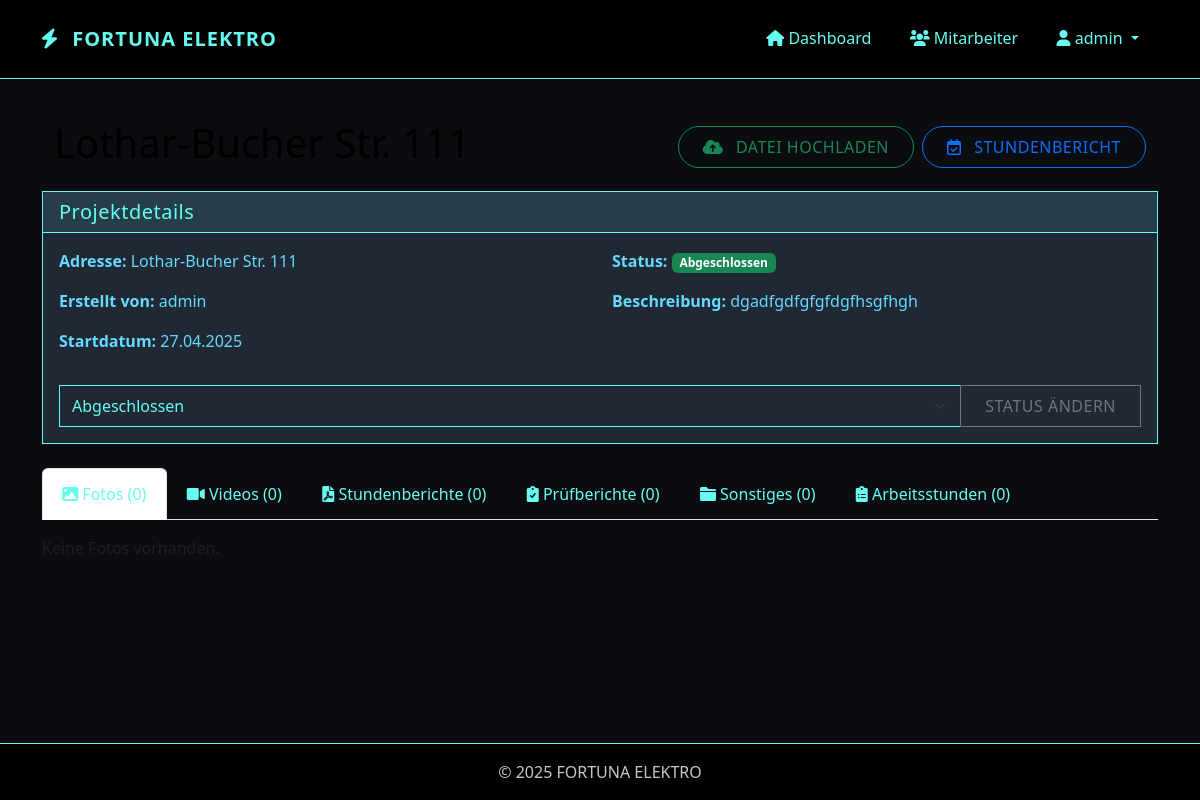
/project/1 (signed in), run on an earlier commit of the app's database.
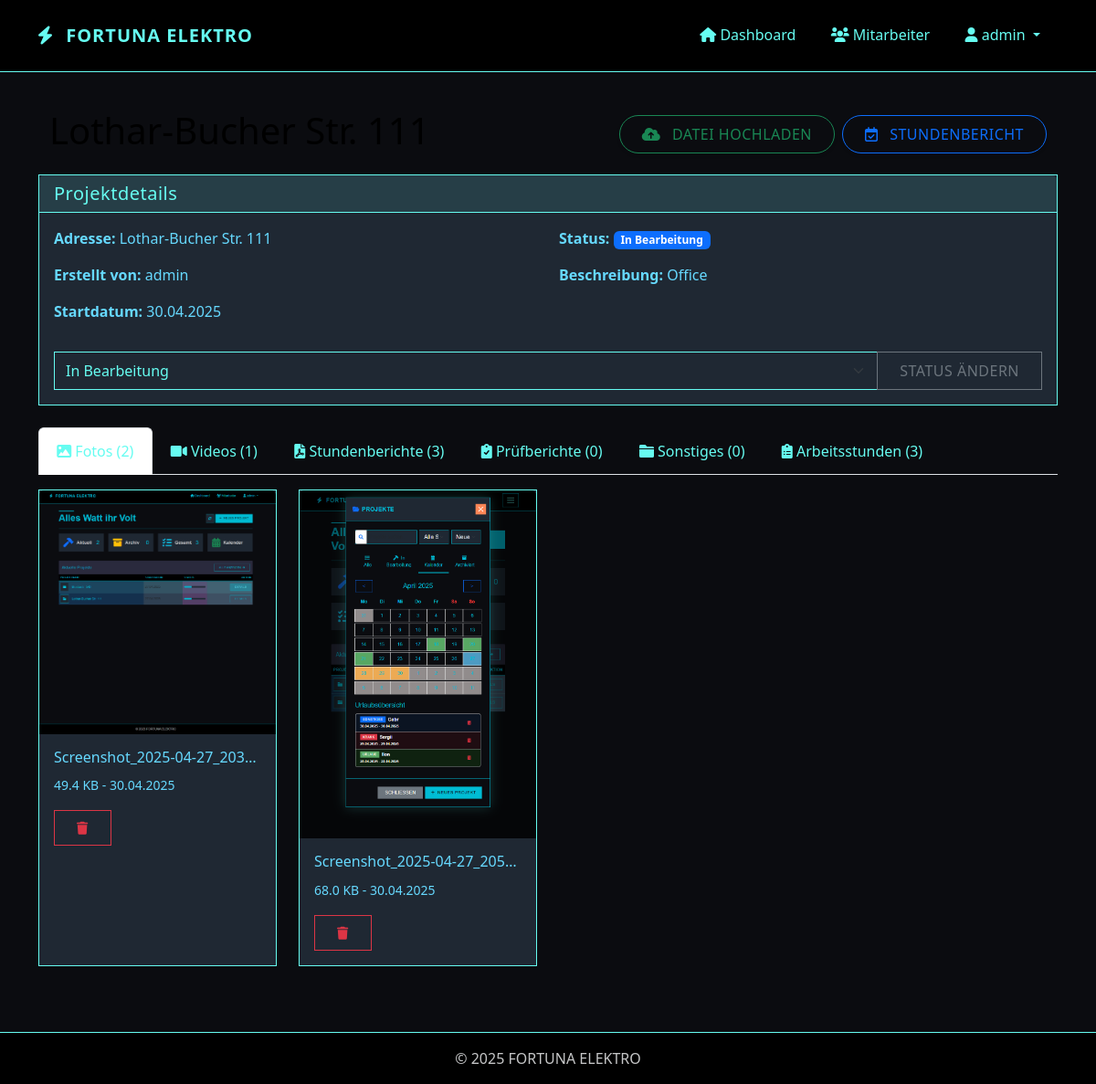
And on a later commit of the database.
### app/models/user.py (models this page shows, shortened)
class User(UserMixin, db.Model):
    id = db.Column(db.Integer, primary_key=True)
    username = db.Column(db.String(64), unique=True, nullable=False)
    password_hash = db.Column(db.String(128), nullable=False)
    role = db.Column(db.String(20), nullable=False, default='installateur')  # 'admin' oder 'installateur'
    is_active = db.Column(db.Boolean, default=True)
    created_at = db.Column(db.DateTime, default=datetime.utcnow)
    projects = db.relationship('Project', backref='creator', lazy='dynamic')
    files = db.relationship('File', backref='uploader', lazy='dynamic')
    timesheets = db.relationship('Timesheet', backref='employee', lazy='dynamic')
    def is_admin(self):
        return self.role == 'admin'

### app/models/project.py (models this page shows, shortened)
class Project(db.Model):
    id = db.Column(db.Integer, primary_key=True)
    name = db.Column(db.String(128), nullable=False)  # Adresse als Projektname
    description = db.Column(db.Text)
    start_date = db.Column(db.DateTime, default=datetime.utcnow)
    end_date = db.Column(db.DateTime)
    status = db.Column(db.String(20), default='in_bearbeitung')  # 'in_bearbeitung', 'abgeschlossen', 'archiviert'
    creator_id = db.Column(db.Integer, db.ForeignKey('user.id'), nullable=False)
    files = db.relationship('File', backref='project', lazy='dynamic', cascade='all, delete-orphan')
    timesheets = db.relationship('Timesheet', backref='project', lazy='dynamic', cascade='all, delete-orphan')

### app/models/file.py (models this page shows, shortened)
class File(db.Model):
    id = db.Column(db.Integer, primary_key=True)
    filename = db.Column(db.String(128), nullable=False)
    original_filename = db.Column(db.String(128), nullable=False)
    file_type = db.Column(db.String(20), nullable=False)  # 'foto', 'video', 'stundenbericht', 'pruefbericht', 'sonstiges'
    file_path = db.Column(db.String(256), nullable=False)
    file_size = db.Column(db.Integer, nullable=False)
    upload_date = db.Column(db.DateTime, default=datetime.utcnow)
    project_id = db.Column(db.Integer, db.ForeignKey('project.id'), nullable=False)
    uploader_id = db.Column(db.Integer, db.ForeignKey('user.id'), nullable=False)

### app/routes/projects.py (the view)
@projects.route('/project/<int:project_id>')
@login_required
def view_project(project_id):
    project = Project.query.get_or_404(project_id)
    photos = project.files.filter_by(file_type='foto').all()
    videos = project.files.filter_by(file_type='video').all()
    timesheets = project.files.filter_by(file_type='stundenbericht').all()
    reports = project.files.filter_by(file_type='pruefbericht').all()
    other_files = project.files.filter_by(file_type='sonstiges').all()
    timesheets_data = project.timesheets.order_by(Timesheet.date.desc()).all()
    status_form = ProjectStatusForm()
    status_form.status.data = project.status
    return render_template(
        'projects/view.html',
        title=project.name,
        project=project,
        photos=photos,
        videos=videos,
        timesheets=timesheets,
        reports=reports,
        other_files=other_files,
        timesheets_data=timesheets_data,
        status_form=status_form
    )

### app/routes/projects.py
class ProjectStatusForm(FlaskForm):
    status = SelectField('Status', choices=[
        ('in_bearbeitung', 'In Bearbeitung'),
        ('abgeschlossen', 'Abgeschlossen'),
        ('archiviert', 'Archiviert')
    ], validators=[DataRequired()])
    submit = SubmitField('Status aktualisieren')

### app/models/user.py (called while the page is built)
@login_manager.user_loader
def load_user(id):
    return User.query.get(int(id))

### app/templates/projects/view.html (shortened to what this page needs)
{% extends "base.html" %}
{% block content %}
<div class="container-fluid py-3">
  <div class="row align-items-center">
    <div class="col-12 col-md-6 mb-3 mb-md-0">
      <h1>{{ project.name }}</h1>
    </div>
    <div class="col-12 col-md-6">
      <div class="d-flex flex-column flex-sm-row gap-2 justify-content-start justify-content-md-end">
        <a href="{{ url_for('files.upload_file', project_id=project.id) }}" class="btn btn-outline-success rounded-pill shadow-sm px-4 py-2">
          <i class="fas fa-cloud-upload-alt me-2"></i>
          <span>Datei hochladen</span>
        </a>
        <a href="{{ url_for('timesheets.new_timesheet', project_id=project.id) }}" class="btn btn-outline-primary rounded-pill shadow-sm px-4 py-2">
          <i class="far fa-calendar-check me-2"></i>
          <span>Stundenbericht</span>
        </a>
      </div>
    </div>
  </div>
</div>
<div class="card mb-4 shadow-sm">
    <div class="card-header">
        <h5 class="mb-0">Projektdetails</h5>
    </div>
    <div class="card-body">
        <div class="row">
            <div class="col-md-6">
                <p><strong>Adresse:</strong> {{ project.name }}</p>
                <p><strong>Erstellt von:</strong> {{ project.creator.username }}</p>
                <p><strong>Startdatum:</strong> {{ project.start_date.strftime('%d.%m.%Y') }}</p>
            </div>
            <div class="col-md-6">
                <p><strong>Status:</strong>
                    {% if project.status == 'in_bearbeitung' %}
                        <span class="badge bg-primary">In Bearbeitung</span>
                    {% elif project.status == 'abgeschlossen' %}
                        <span class="badge bg-success">Abgeschlossen</span>
                    {% elif project.status == 'archiviert' %}
                        <span class="badge bg-secondary">Archiviert</span>
                    {% endif %}
                </p>
                <p><strong>Beschreibung:</strong> {{ project.description or 'Keine Beschreibung' }}</p>
            </div>
        </div>
        <div class="mt-3">
            <form method="POST" action="{{ url_for('projects.update_status', project_id=project.id) }}">
                <div class="input-group">
                    {{ status_form.status(class="form-select") }}
                    <button type="submit" class="btn btn-outline-secondary">Status ändern</button>
                </div>
            </form>
        </div>
    </div>
</div>
<ul class="nav nav-tabs mb-3" id="projectTabs" role="tablist">
    <li class="nav-item" role="presentation">
        <button class="nav-link active" id="photos-tab" data-bs-toggle="tab" data-bs-target="#photos" type="button" role="tab">
            <i class="fas fa-image"></i> Fotos ({{ photos|length }})
        </button>
    </li>
    <li class="nav-item" role="presentation">
        <button class="nav-link" id="videos-tab" data-bs-toggle="tab" data-bs-target="#videos" type="button" role="tab">
            <i class="fas fa-video"></i> Videos ({{ videos|length }})
        </button>
    </li>
    <li class="nav-item" role="presentation">
        <button class="nav-link" id="timesheets-tab" data-bs-toggle="tab" data-bs-target="#timesheets" type="button" role="tab">
            <i class="fas fa-file-pdf"></i> Stundenberichte ({{ timesheets|length }})
        </button>
    </li>
    <li class="nav-item" role="presentation">
        <button class="nav-link" id="reports-tab" data-bs-toggle="tab" data-bs-target="#reports" type="button" role="tab">
            <i class="fas fa-clipboard-check"></i> Prüfberichte ({{ reports|length }})
        </button>
    </li>
    <li class="nav-item" role="presentation">
        <button class="nav-link" id="other-tab" data-bs-toggle="tab" data-bs-target="#other" type="button" role="tab">
            <i class="fas fa-folder"></i> Sonstiges ({{ other_files|length }})
        </button>
    </li>
    <li class="nav-item" role="presentation">
        <button class="nav-link" id="timesheet-data-tab" data-bs-toggle="tab" data-bs-target="#timesheet-data" type="button" role="tab">
            <i class="fas fa-clipboard-list"></i> Arbeitsstunden ({{ timesheets|length }})
        </button>
    </li>
</ul>
<div class="tab-content" id="projectTabsContent">
    <div class="tab-pane fade show active" id="photos" role="tabpanel">
        <div class="row">
            {% if photos %}
                {% for file in photos %}
                    <div class="col-md-4 col-lg-3 mb-4">
                        <div class="card h-100">
                            <a href="{{ url_for('files.view_file', filename=file.file_path) }}" target="_blank">
                                <img src="{{ url_for('files.view_file', filename=file.file_path) }}" class="card-img-top" alt="{{ file.original_filename }}">
                            </a>
                            <div class="card-body">
                                <h6 class="card-title text-truncate">{{ file.original_filename }}</h6>
                                <p class="card-text">
                                    <small class="text-muted">
                                        {{ (file.file_size / 1024)|round(1) }} KB -
                                        {{ file.upload_date.strftime('%d.%m.%Y') }}
                                    </small>
                                </p>
                                <a href="{{ url_for('files.delete_file', file_id=file.id) }}" class="btn btn-sm btn-outline-danger" onclick="return confirm('Wirklich löschen?')">
                                    <i class="fas fa-trash"></i>
                                </a>
                            </div>
                        </div>
                    </div>
                {% endfor %}
            {% else %}
                <div class="col-12">
                    <p class="text-muted">Keine Fotos vorhanden.</p>
                </div>
            {% endif %}
        </div>
    </div>
</div>
{% endblock %}

### app/templates/base.html (shortened to what this page needs)
<!DOCTYPE html>
<html lang="de">
<head>
    <link href="https://cdn.jsdelivr.net/npm/bootstrap@5.3.0/dist/css/bootstrap.min.css" rel="stylesheet">
    <link rel="stylesheet" href="https://cdnjs.cloudflare.com/ajax/libs/font-awesome/6.0.0/css/all.min.css">
    <link rel="stylesheet" href="{{ url_for('static', filename='css/style.css') }}">
</head>
<body>
    <nav class="navbar navbar-expand-lg navbar-dark mb-4">
        <div class="container">
            <a class="navbar-brand" href="{{ url_for('dashboard.index') }}">
                <i class="fas fa-bolt"></i> FORTUNA ELEKTRO
            </a>
            <div class="collapse navbar-collapse" id="navbarNav">
                <ul class="navbar-nav ms-auto">
                    {% if current_user.is_authenticated %}
                        <li class="nav-item">
                            <a class="nav-link" href="{{ url_for('dashboard.index') }}">
                                <i class="fas fa-home"></i> Dashboard
                            </a>
                        </li>
                        {% if current_user.is_admin() %}
                            <li class="nav-item">
                                <a class="nav-link" href="{{ url_for('admin.list_users') }}">
                                    <i class="fas fa-users"></i> Mitarbeiter
                                </a>
                            </li>
                        {% endif %}
                        <li class="nav-item dropdown">
                            <a class="nav-link dropdown-toggle" href="#" role="button" data-bs-toggle="dropdown">
                                <i class="fas fa-user"></i> {{ current_user.username }}
                            </a>
                        </li>
                    {% else %}
                        <li class="nav-item">
                            <a class="nav-link" href="{{ url_for('auth.login') }}">
                                <i class="fas fa-sign-in-alt"></i> Anmelden
                            </a>
                        </li>
                    {% endif %}
                </ul>
            </div>
        </div>
    </nav>
    <div class="container mb-5">
        {% block content %}{% endblock %}
    </div>
    <footer class="footer mt-auto py-3">
        <div class="container text-center">
            <span class="text-muted">&copy; 2025 FORTUNA ELEKTRO </span>
        </div>
    </footer>
</body>
</html>

### app/templates/base.html (style rules this page uses)
:root { --primary: #0B0C10; --primary-light: #1F2833; --primary-dark: #000000; --accent: #66FCF1; --accent-light: #45A29E; --success: #45A29E; --danger: #FF3B3B; --warning: #FF8F00; --info: #66FCF1; --light-bg: #1F2833; --card-bg: #0B0C10; --text-dark: #FFFFFF; --text-muted: #C5C6C7; }
body { background-color: var(--primary); color: var(--text-white); min-height: 100vh; display: flex; flex-direction: column; }
.navbar { background-color: var(--primary-dark) !important; border-bottom: 1px solid var(--accent); padding: 0.8rem 1rem; }
.navbar-brand { color: var(--accent) !important; font-weight: 700; letter-spacing: 1px; }
.navbar-brand i { color: var(--accent); margin-right: 8px; }
.nav-link { color: var(--accent) !important; position: relative; padding: 0.8rem 1.2rem !important; border-bottom: 3px solid transparent; transition: all 0.3s ease; }
.container { flex: 1; }
.footer { background-color: var(--primary-dark) !important; border-top: 1px solid var(--accent); margin-top: auto; padding: 1rem 0; }
.footer .text-muted { color: var(--text-muted) !important; }
.form-control, .form-select { background-color: var(--primary-light); border: 1px solid var(--accent); border-radius: 0; color: var(--accent); }
.btn { border-radius: 0; padding: 0.5rem 1.5rem; transition: all 0.3s ease; text-transform: uppercase; letter-spacing: 0.5px; font-weight: 500; }
.card { background-color: var(--primary-light); border: 1px solid var(--accent); border-radius: 0; }
.card-header { background-color: rgba(102, 252, 241, 0.1); border-bottom: 1px solid var(--accent); font-weight: 600; letter-spacing: 0.5px; color: var(--accent); }
.card-body, .card-body p, .card-body label, .card-body .form-text, .card-body small { color: #66d9ff !important; }

### app/templates/projects/view.html (style rules this page uses)
.card-body, .card-body p, .card-body label, .card-body .form-text, .card-body small { color: #66d9ff !important; }

What changed in the data, as far as the page shows it:
changed Project "Lothar-Bucher Str. 111": start_date "27.04.2025" → "30.04.2025"; description "dgadfgdfgfgfdgfhsgfhgh" → "Office"; status "Abgeschlossen" → "In Bearbeitung"
now on this page (row edited): File: file_path+original_filename (picture), original_filename "Screenshot_2025-04-27_203…", (file.file_size/1024)|round(1) "49.4", upload_date "30.04.2025"
now on this page (row edited): File: file_path+original_filename (picture), original_filename "Screenshot_2025-04-27_205…", (file.file_size/1024)|round(1) "68.0", upload_date "30.04.2025"
Also different on the page:
{{ photos|length }}: "0" → "2"
{{ videos|length }}: "0" → "1"
{{ timesheets|length }}: "0" → "3"
text no longer shown: "Abgeschlossen"
text now shown: "In Bearbeitung"
